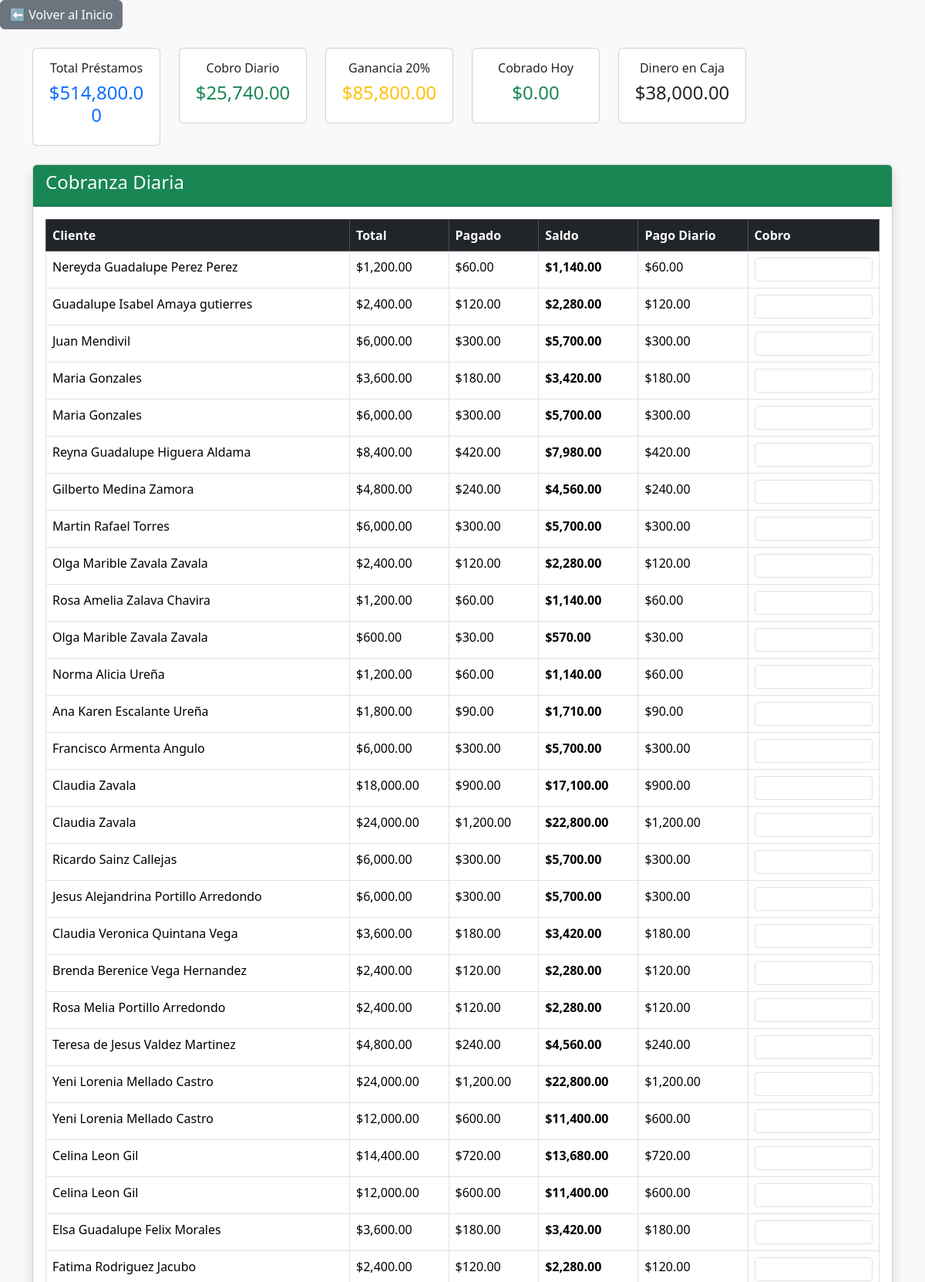
Screenshot of /prestamos_je/cobranza_diaria.php?asesor=1 (upper part) with the database file from the repository.
### tables this page shows
CREATE TABLE `prestamos` (
  `id_prestamo` int(11) NOT NULL,
  `id_cliente` int(11) DEFAULT NULL,
  `id_empleado` int(11) DEFAULT NULL,
  `monto_prestado` decimal(10,2) DEFAULT NULL,
  `interes` decimal(10,2) DEFAULT NULL,
  `total_pagar` decimal(10,2) DEFAULT NULL,
  `pago_diario` decimal(10,2) DEFAULT NULL,
  `fecha_inicio` date DEFAULT NULL,
  `dias` int(11) DEFAULT 20,
  `estado` enum('ACTIVO','PAGADO','ATRASADO') DEFAULT 'ACTIVO',
  `interes_total` decimal(10,2) NOT NULL DEFAULT 0.00,
  `saldo_actual` decimal(10,2) DEFAULT 0.00
);

CREATE TABLE `clientes` (
  `id_cliente` int(11) NOT NULL,
  `curp_ine` varchar(25) DEFAULT NULL,
  `nombre` varchar(50) DEFAULT NULL,
  `apellido` varchar(50) DEFAULT NULL,
  `fecha_nacimiento` date DEFAULT NULL,
  `direccion` varchar(100) DEFAULT NULL,
  `numero_exterior` varchar(20) DEFAULT NULL,
  `colonia` varchar(50) DEFAULT NULL,
  `telefono` varchar(15) DEFAULT NULL,
  `autoriza_credito` enum('SI','NO') DEFAULT 'NO',
  `estatus` enum('ACTIVO','MAL_HISTORIAL','BLOQUEADO') DEFAULT 'ACTIVO',
  `id_asesor` int(11) NOT NULL,
  `id_usuario` int(11) NOT NULL,
  `fecha_registro` timestamp NOT NULL DEFAULT current_timestamp(),
  `negocio` varchar(150) DEFAULT NULL,
  `observaciones` text DEFAULT NULL,
  `numero_ext` varchar(10) DEFAULT NULL,
  `fecha_bloqueo` date DEFAULT NULL,
  `fecha_desbloqueo` date DEFAULT NULL,
  `dias_bloqueo` int(11) DEFAULT NULL,
  `motivo_bloqueo` text DEFAULT NULL
);

### prestamos_je/cobranza_diaria.php (the view, shortened to what this page needs)
<?php
include("conexion.php");
$asesor_seleccionado = $_GET['asesor'] ?? '';
$resumen = $cobradoHoy = $caja = ['0'=>0];
$prestamos = null;
if ($asesor_seleccionado != '') {
    $resumen = $conexion->query("
        SELECT
            SUM(pr.total_pagar) AS total_prestamos,
            SUM(pr.pago_diario) AS total_cobro_diario,
            SUM(pr.total_pagar * 0.20 / 1.20) AS ganancia
        FROM prestamos pr
        WHERE pr.estado='ACTIVO'
          AND pr.id_empleado=".(int)$asesor_seleccionado
    )->fetch_assoc();
    $cobradoHoy = $conexion->query("
        SELECT SUM(pa.monto_pagado) AS cobrado_hoy
        FROM pagos pa
        INNER JOIN prestamos pr ON pa.id_prestamo=pr.id_prestamo
        WHERE pa.fecha_pago=CURDATE()
          AND pr.id_empleado=".(int)$asesor_seleccionado
    )->fetch_assoc();
    $caja = $conexion->query("
        SELECT
            SUM(CASE WHEN tipo='ENTRADA' THEN monto ELSE 0 END) -
            SUM(CASE WHEN tipo='SALIDA' THEN monto ELSE 0 END) AS caja
        FROM caja
        WHERE id_empleado=".(int)$asesor_seleccionado
    )->fetch_assoc();
    $prestamos = $conexion->query("
        SELECT
            pr.id_prestamo,
            c.nombre,
            c.apellido,
            pr.total_pagar,
            IFNULL(SUM(pa.monto_pagado),0) AS pagado,
            pr.pago_diario
        FROM prestamos pr
        INNER JOIN clientes c ON pr.id_cliente=c.id_cliente
        LEFT JOIN pagos pa ON pr.id_prestamo=pa.id_prestamo
        WHERE pr.estado='ACTIVO'
          AND pr.id_empleado=".(int)$asesor_seleccionado."
        GROUP BY pr.id_prestamo
    ");
}
?>
<!DOCTYPE html>
<html lang="es">
<head>
<link href="https://cdn.jsdelivr.net/npm/bootstrap@5.3.2/dist/css/bootstrap.min.css" rel="stylesheet">
</head>
<body class="bg-light">
<?php include("menu.php"); ?>
<div class="container mt-4">
<?php if ($asesor_seleccionado != ''): ?>
<div class="row mb-4">
<?php
$cards = [
    ["Total Préstamos", $resumen['total_prestamos'], 'primary'],
    ["Cobro Diario", $resumen['total_cobro_diario'], 'success'],
    ["Ganancia 20%", $resumen['ganancia'], 'warning'],
    ["Cobrado Hoy", $cobradoHoy['cobrado_hoy'], 'success'],
    ["Dinero en Caja", $caja['caja'], 'dark']
];
foreach ($cards as $c) { ?>
<div class="col-md-2">
<div class="card text-center">
<div class="card-body">
<h6><?= $c[0] ?></h6>
<h4 class="text-<?= $c[2] ?>">
$<?= number_format($c[1] ?? 0,2) ?>
</h4>
</div>
</div>
</div>
<?php } ?>
</div>
<?php endif; ?>
<div class="card shadow">
<div class="card-header bg-success text-white">
<h4>Cobranza Diaria</h4>
</div>
<div class="card-body">
<?php if ($asesor_seleccionado == ''): ?>
<div class="alert alert-info text-center">
Selecciona un asesor para ver su cobranza
</div>
<?php else: ?>
<form action="registrar_cobros.php" method="POST">
<table class="table table-bordered">
<thead class="table-dark">
<tr>
<th>Cliente</th>
<th>Total</th>
<th>Pagado</th>
<th>Saldo</th>
<th>Pago Diario</th>
<th>Cobro</th>
</tr>
</thead>
<tbody>
<?php while ($p = $prestamos->fetch_assoc()):
$saldo = $p['total_pagar'] - $p['pagado']; ?>
<tr>
<td><?= $p['nombre']." ".$p['apellido'] ?></td>
<td>$<?= number_format($p['total_pagar'],2) ?></td>
<td>$<?= number_format($p['pagado'],2) ?></td>
<td><b>$<?= number_format($saldo,2) ?></b></td>
<td>$<?= number_format($p['pago_diario'],2) ?></td>
<td>
<input type="number"
name="pagos[<?= $p['id_prestamo'] ?>]"
class="form-control form-control-sm"
min="0" max="<?= $saldo ?>">
</td>
</tr>
<?php endwhile; ?>
</tbody>
</table>
</form>
<?php endif; ?>
</div>
</div>
</div>
</body>
</html>

### rows the page displays
prestamos: id_cliente.nombre "Nereyda Guadalupe", id_cliente.apellido "Perez Perez", total_pagar "1,200.00", pagado "60.00", saldo "1,140.00", pago_diario "60.00"
prestamos: id_cliente.nombre "Guadalupe Isabel", id_cliente.apellido "Amaya gutierres", total_pagar "2,400.00", pagado "120.00", saldo "2,280.00", pago_diario "120.00"
prestamos: id_cliente.nombre "Juan", id_cliente.apellido "Mendivil", total_pagar "6,000.00", pagado "300.00", saldo "5,700.00", pago_diario "300.00"
prestamos: id_cliente.nombre "Maria", id_cliente.apellido "Gonzales", total_pagar "3,600.00", pagado "180.00", saldo "3,420.00", pago_diario "180.00"
prestamos: id_cliente.nombre "Maria", id_cliente.apellido "Gonzales", total_pagar "6,000.00", pagado "300.00", saldo "5,700.00", pago_diario "300.00"
prestamos: id_cliente.nombre "Reyna Guadalupe", id_cliente.apellido "Higuera Aldama", total_pagar "8,400.00", pagado "420.00", saldo "7,980.00", pago_diario "420.00"
prestamos: id_cliente.nombre "Gilberto", id_cliente.apellido "Medina Zamora", total_pagar "4,800.00", pagado "240.00", saldo "4,560.00", pago_diario "240.00"
prestamos: id_cliente.nombre "Martin Rafael", id_cliente.apellido "Torres", total_pagar "6,000.00", pagado "300.00", saldo "5,700.00", pago_diario "300.00"
prestamos: id_cliente.nombre "Olga Marible", id_cliente.apellido "Zavala Zavala", total_pagar "2,400.00", pagado "120.00", saldo "2,280.00", pago_diario "120.00"
prestamos: id_cliente.nombre "Rosa Amelia", id_cliente.apellido "Zalava Chavira", total_pagar "1,200.00", pagado "60.00", saldo "1,140.00", pago_diario "60.00"
prestamos: id_cliente.nombre "Olga Marible", id_cliente.apellido "Zavala Zavala", total_pagar "600.00", pagado "30.00", saldo "570.00", pago_diario "30.00"
prestamos: id_cliente.nombre "Norma Alicia", id_cliente.apellido "Ureña", total_pagar "1,200.00", pagado "60.00", saldo "1,140.00", pago_diario "60.00"
prestamos: id_cliente.nombre "Ana Karen", id_cliente.apellido "Escalante Ureña", total_pagar "1,800.00", pagado "90.00", saldo "1,710.00", pago_diario "90.00"
prestamos: id_cliente.nombre "Francisco", id_cliente.apellido "Armenta Angulo", total_pagar "6,000.00", pagado "300.00", saldo "5,700.00", pago_diario "300.00"
prestamos: id_cliente.nombre "Claudia", id_cliente.apellido "Zavala", total_pagar "18,000.00", pagado "900.00", saldo "17,100.00", pago_diario "900.00"
prestamos: id_cliente.nombre "Claudia", id_cliente.apellido "Zavala", total_pagar "24,000.00", pagado "1,200.00", saldo "22,800.00", pago_diario "1,200.00"
prestamos: id_cliente.nombre "Ricardo", id_cliente.apellido "Sainz Callejas", total_pagar "6,000.00", pagado "300.00", saldo "5,700.00", pago_diario "300.00"
prestamos: id_cliente.nombre "Jesus Alejandrina", id_cliente.apellido "Portillo Arredondo", total_pagar "6,000.00", pagado "300.00", saldo "5,700.00", pago_diario "300.00"
prestamos: id_cliente.nombre "Claudia Veronica", id_cliente.apellido "Quintana Vega", total_pagar "3,600.00", pagado "180.00", saldo "3,420.00", pago_diario "180.00"
prestamos: id_cliente.nombre "Brenda Berenice", id_cliente.apellido "Vega Hernandez", total_pagar "2,400.00", pagado "120.00", saldo "2,280.00", pago_diario "120.00"
prestamos: id_cliente.nombre "Rosa Melia", id_cliente.apellido "Portillo Arredondo", total_pagar "2,400.00", pagado "120.00", saldo "2,280.00", pago_diario "120.00"
prestamos: id_cliente.nombre "Teresa de Jesus", id_cliente.apellido "Valdez Martinez", total_pagar "4,800.00", pagado "240.00", saldo "4,560.00", pago_diario "240.00"
prestamos: id_cliente.nombre "Yeni Lorenia", id_cliente.apellido "Mellado Castro", total_pagar "24,000.00", pagado "1,200.00", saldo "22,800.00", pago_diario "1,200.00"
prestamos: id_cliente.nombre "Yeni Lorenia", id_cliente.apellido "Mellado Castro", total_pagar "12,000.00", pagado "600.00", saldo "11,400.00", pago_diario "600.00"
prestamos: id_cliente.nombre "Celina", id_cliente.apellido "Leon Gil", total_pagar "14,400.00", pagado "720.00", saldo "13,680.00", pago_diario "720.00"
prestamos: id_cliente.nombre "Celina", id_cliente.apellido "Leon Gil", total_pagar "12,000.00", pagado "600.00", saldo "11,400.00", pago_diario "600.00"
prestamos: id_cliente.nombre "Elsa Guadalupe", id_cliente.apellido "Felix Morales", total_pagar "3,600.00", pagado "180.00", saldo "3,420.00", pago_diario "180.00"
prestamos: id_cliente.nombre "Fatima", id_cliente.apellido "Rodriguez Jacubo", total_pagar "2,400.00", pagado "120.00", saldo "2,280.00", pago_diario "120.00"

### other values shown
$c[0] "Total Préstamos"
$c[1] "514,800.00"
$c[0] "Cobro Diario"
$c[1] "25,740.00"
$c[0] "Ganancia 20%"
$c[1] "85,800.00"
$c[0] "Cobrado Hoy"
$c[1] "0.00"
$c[0] "Dinero en Caja"
$c[1] "38,000.00"
